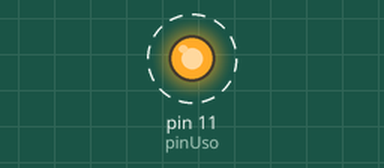
Bench run of a sketch on a simulated Arduino Uno, built with avr-gcc and run on an emulated ATmega328P. Shown: output pins drawn as LEDs (lit = HIGH). Dashed ring = blinking.

Above: at 0.2 s.
Timing chart, 0 to 3.0 s (numbered marks = the images above):
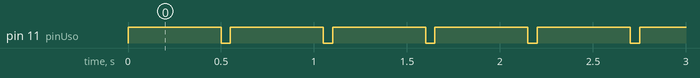

Measured:
- by itself, pin 11 (pinUso): alternates HIGH for 0.50 s and LOW for 0.05 s

The sketch:

p_01.ino
```cpp
int pinUso = 11; //es el pin del led

void setup() {
  pinMode(pinUso,OUTPUT); //se ha definido el pin 12 como output de la placa
}

void loop() {
  digitalWrite (pinUso,HIGH);
  delay(500);
  digitalWrite (pinUso,LOW);
  delay(50);
}
```
